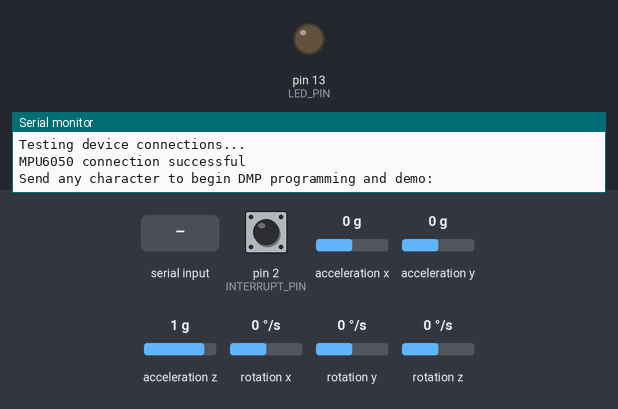
Recording of a sketch running on a simulated Arduino Leonardo, built with avr-gcc and run on an emulated ATmega32U4. Shown: output pins drawn as LEDs (lit = HIGH), the last lines printed to the serial monitor. The test bench sets the inputs (shaded band); at power-on: acceleration x 0 g, acceleration y 0 g, acceleration z 1 g, pin 2 (INTERRUPT_PIN) LOW, rotation x 0 °/s, rotation y 0 °/s, rotation z 0 °/s. The sensor or clock chip raises its interrupt line as the real part does.

Above: at 0.8 s.
0.9 s: "1\n" received over Serial
At 2.0 s:
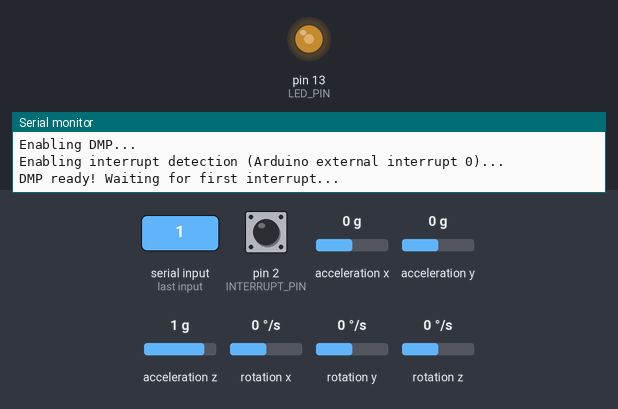
3.9 s: acceleration x set to -1.4 g
6.9 s: acceleration y set to -1.4 g
9.9 s: acceleration z set to -1.4 g
12.9 s: pin 2 (INTERRUPT_PIN) pulled HIGH for 0.15 s
Timing chart, 0 to 20.0 s (numbered marks = the images above; inputs shaded):
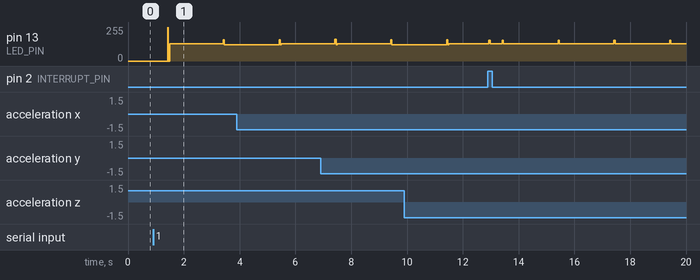

Measured:
- after the input at 0.9 s, pin 13 (LED_PIN): 0/255 → 128/255 after 0.52 s, → 123/255 2.0 s later

The sketch:

MPU6050_DMP6.ino
```cpp
// I2C device class (I2Cdev) demonstration Arduino sketch for MPU6050 class using DMP (MotionApps v2.0)
// 6/21/2012 by Jeff Rowberg <jeff@rowberg.net>
// Updates should (hopefully) always be available at https://github.com/jrowberg/i2cdevlib
//
// Changelog:
//      2013-05-08 - added seamless Fastwire support
//                 - added note about gyro calibration
//      2012-06-21 - added note about Arduino 1.0.1 + Leonardo compatibility error
//      2012-06-20 - improved FIFO overflow handling and simplified read process
//      2012-06-19 - completely rearranged DMP initialization code and simplification
//      2012-06-13 - pull gyro and accel data from FIFO packet instead of reading directly
//      2012-06-09 - fix broken FIFO read sequence and change interrupt detection to RISING
//      2012-06-05 - add gravity-compensated initial reference frame acceleration output
//                 - add 3D math helper file to DMP6 example sketch
//                 - add Euler output and Yaw/Pitch/Roll output formats
//      2012-06-04 - remove accel offset clearing for better results (thanks Sungon Lee)
//      2012-06-01 - fixed gyro sensitivity to be 2000 deg/sec instead of 250
//      2012-05-30 - basic DMP initialization working

/* ============================================
I2Cdev device library code is placed under the MIT license
Copyright (c) 2012 Jeff Rowberg

Permission is hereby granted, free of charge, to any person obtaining a copy
of this software and associated documentation files (the "Software"), to deal
in the Software without restriction, including without limitation the rights
to use, copy, modify, merge, publish, distribute, sublicense, and/or sell
copies of the Software, and to permit persons to whom the Software is
furnished to do so, subject to the following conditions:

The above copyright notice and this permission notice shall be included in
all copies or substantial portions of the Software.

THE SOFTWARE IS PROVIDED "AS IS", WITHOUT WARRANTY OF ANY KIND, EXPRESS OR
IMPLIED, INCLUDING BUT NOT LIMITED TO THE WARRANTIES OF MERCHANTABILITY,
FITNESS FOR A PARTICULAR PURPOSE AND NONINFRINGEMENT. IN NO EVENT SHALL THE
AUTHORS OR COPYRIGHT HOLDERS BE LIABLE FOR ANY CLAIM, DAMAGES OR OTHER
LIABILITY, WHETHER IN AN ACTION OF CONTRACT, TORT OR OTHERWISE, ARISING FROM,
OUT OF OR IN CONNECTION WITH THE SOFTWARE OR THE USE OR OTHER DEALINGS IN
THE SOFTWARE.
===============================================
*/

// I2Cdev and MPU6050 must be installed as libraries, or else the .cpp/.h files
// for both classes must be in the include path of your project
#include "I2Cdev.h"

#include "MPU6050_6Axis_MotionApps20.h"
//#include "MPU6050.h" // not necessary if using MotionApps include file

// Arduino Wire library is required if I2Cdev I2CDEV_ARDUINO_WIRE implementation
// is used in I2Cdev.h
#if I2CDEV_IMPLEMENTATION == I2CDEV_ARDUINO_WIRE
    #include "Wire.h"
#endif

// class default I2C address is 0x68
// specific I2C addresses may be passed as a parameter here
// AD0 low = 0x68 (default for SparkFun breakout and InvenSense evaluation board)
// AD0 high = 0x69
MPU6050 mpu;
//MPU6050 mpu(0x69); // <-- use for AD0 high

/* =========================================================================
   NOTE: In addition to connection 3.3v, GND, SDA, and SCL, this sketch
   depends on the MPU-6050's INT pin being connected to the Arduino's
   external interrupt #0 pin. On the Arduino Uno and Mega 2560, this is
   digital I/O pin 2.
 * ========================================================================= */

/* =========================================================================
   NOTE: Arduino v1.0.1 with the Leonardo board generates a compile error
   when using Serial.write(buf, len). The Teapot output uses this method.
   The solution requires a modification to the Arduino USBAPI.h file, which
   is fortunately simple, but annoying. This will be fixed in the next IDE
   release. For more info, see these links:

   http://arduino.cc/forum/index.php/topic,109987.0.html
   http://code.google.com/p/arduino/issues/detail?id=958
 * ========================================================================= */


// uncomment "OUTPUT_READABLE_QUATERNION" if you want to see the actual
// quaternion components in a [w, x, y, z] format (not best for parsing
// on a remote host such as Processing or something though)
//#define OUTPUT_READABLE_QUATERNION

// uncomment "OUTPUT_READABLE_EULER" if you want to see Euler angles
// (in degrees) calculated from the quaternions coming from the FIFO.
// Note that Euler angles suffer from gimbal lock (for more info, see
// http://en.wikipedia.org/wiki/Gimbal_lock)
//#define OUTPUT_READABLE_EULER

// uncomment "OUTPUT_READABLE_YAWPITCHROLL" if you want to see the yaw/
// pitch/roll angles (in degrees) calculated from the quaternions coming
// from the FIFO. Note this also requires gravity vector calculations.
// Also note that yaw/pitch/roll angles suffer from gimbal lock (for
// more info, see: http://en.wikipedia.org/wiki/Gimbal_lock)
//#define OUTPUT_READABLE_YAWPITCHROLL

// uncomment "OUTPUT_READABLE_REALACCEL" if you want to see acceleration
// components with gravity removed. This acceleration reference frame is
// not compensated for orientation, so +X is always +X according to the
// sensor, just without the effects of gravity. If you want acceleration
// compensated for orientation, us OUTPUT_READABLE_WORLDACCEL instead.
//#define OUTPUT_READABLE_REALACCEL

// uncomment "OUTPUT_READABLE_WORLDACCEL" if you want to see acceleration
// components with gravity removed and adjusted for the world frame of
// reference (yaw is relative to initial orientation, since no magnetometer
// is present in this case). Could be quite handy in some cases.
//#define OUTPUT_READABLE_WORLDACCEL

// uncomment "OUTPUT_TEAPOT" if you want output that matches the
// format used for the InvenSense teapot demo
//#define OUTPUT_TEAPOT


#define INTERRUPT_PIN 2  // use pin 2 on Arduino Uno & most boards
#define LED_PIN 13 // (Arduino is 13, Teensy is 11, Teensy++ is 6)
bool blinkState = false;

// MPU control/status vars
bool dmpReady = false;  // set true if DMP init was successful
uint8_t mpuIntStatus;   // holds actual interrupt status byte from MPU
uint8_t devStatus;      // return status after each device operation (0 = success, !0 = error)
uint16_t packetSize;    // expected DMP packet size (default is 42 bytes)
uint16_t fifoCount;     // count of all bytes currently in FIFO
uint8_t fifoBuffer[64]; // FIFO storage buffer

// orientation/motion vars
Quaternion q;           // [w, x, y, z]         quaternion container
VectorInt16 aa;         // [x, y, z]            accel sensor measurements
VectorInt16 aaReal;     // [x, y, z]            gravity-free accel sensor measurements
VectorInt16 aaWorld;    // [x, y, z]            world-frame accel sensor measurements
VectorFloat gravity;    // [x, y, z]            gravity vector
float euler[3];         // [psi, theta, phi]    Euler angle container
float ypr[3];           // [yaw, pitch, roll]   yaw/pitch/roll container and gravity vector
int iteration = 0;

// packet structure for InvenSense teapot demo
uint8_t teapotPacket[14] = { '$', 0x02, 0,0, 0,0, 0,0, 0,0, 0x00, 0x00, '\r', '\n' };


// first_values
float yaw_0_previous = 0.0;
float yaw_1_previous = 0.0;
float yaw_2_previous = 0.0;

float yaw_0 = 0.0;
float yaw_1 = 0.0;
float yaw_2 = 0.0;

float dyaw_0 = 0.0;
float dyaw_1 = 0.0;
float dyaw_2 = 0.0;

/*unsigned long time_0;
long time_1 = 0;
int dt = 0;*/
// ================================================================
// ===               INTERRUPT DETECTION ROUTINE                ===
// ================================================================

volatile bool mpuInterrupt = false;     // indicates whether MPU interrupt pin has gone high
void dmpDataReady() {
    mpuInterrupt = true;
}


// ================================================================
// ===                      INITIAL SETUP                       ===
// ================================================================

void setup() {
    // join I2C bus (I2Cdev library doesn't do this automatically)
    #if I2CDEV_IMPLEMENTATION == I2CDEV_ARDUINO_WIRE
        Wire.begin();
        Wire.setClock(400000); // 400kHz I2C clock. Comment this line if having compilation difficulties
    #elif I2CDEV_IMPLEMENTATION == I2CDEV_BUILTIN_FASTWIRE
        Fastwire::setup(400, true);
    #endif

    // initialize serial communication
    // (115200 chosen because it is required for Teapot Demo output, but it's
    // really up to you depending on your project)
    Serial.begin(115200);
    while (!Serial); // wait for Leonardo enumeration, others continue immediately

    // NOTE: 8MHz or slower host processors, like the Teensy @ 3.3V or Arduino
    // Pro Mini running at 3.3V, cannot handle this baud rate reliably due to
    // the baud timing being too misaligned with processor ticks. You must use
    // 38400 or slower in these cases, or use some kind of external separate
    // crystal solution for the UART timer.

    // initialize device
    Serial.println(F("Initializing I2C devices..."));
    mpu.initialize();
    pinMode(INTERRUPT_PIN, INPUT);

    // verify connection
    Serial.println(F("Testing device connections..."));
    Serial.println(mpu.testConnection() ? F("MPU6050 connection successful") : F("MPU6050 connection failed"));

    // wait for ready
    Serial.println(F("\nSend any character to begin DMP programming and demo: "));
    while (Serial.available() && Serial.read()); // empty buffer
    while (!Serial.available());                 // wait for data
    while (Serial.available() && Serial.read()); // empty buffer again

    // load and configure the DMP
    Serial.println(F("Initializing DMP..."));
    devStatus = mpu.dmpInitialize();

    // supply your own gyro offsets here, scaled for min sensitivity
    mpu.setXGyroOffset(220);
    mpu.setYGyroOffset(76);
    mpu.setZGyroOffset(-85);
    mpu.setZAccelOffset(1788); // 1688 factory default for my test chip

    // make sure it worked (returns 0 if so)
    if (devStatus == 0) {
        // turn on the DMP, now that it's ready
        Serial.println(F("Enabling DMP..."));
        mpu.setDMPEnabled(true);

        // enable Arduino interrupt detection
        Serial.println(F("Enabling interrupt detection (Arduino external interrupt 0)..."));
        attachInterrupt(digitalPinToInterrupt(INTERRUPT_PIN), dmpDataReady, RISING);
        mpuIntStatus = mpu.getIntStatus();

        // set our DMP Ready flag so the main loop() function knows it's okay to use it
        Serial.println(F("DMP ready! Waiting for first interrupt..."));
        dmpReady = true;

        // get expected DMP packet size for later comparison
        packetSize = mpu.dmpGetFIFOPacketSize();
    } else {
        // ERROR!
        // 1 = initial memory load failed
        // 2 = DMP configuration updates failed
        // (if it's going to break, usually the code will be 1)
        Serial.print(F("DMP Initialization failed (code "));
        Serial.print(devStatus);
        Serial.println(F(")"));
    }

    mpu.dmpGetQuaternion(&q, fifoBuffer);
    mpu.dmpGetGravity(&gravity, &q);
    mpu.dmpGetYawPitchRoll(ypr, &q, &gravity);mpu.dmpGetQuaternion(&q, fifoBuffer);
    mpu.dmpGetGravity(&gravity, &q);
    mpu.dmpGetYawPitchRoll(ypr, &q, &gravity);

    yaw_0_previous = ypr[0] * 180/M_PI;
    yaw_1_previous = ypr[1] * 180/M_PI;
    yaw_2_previous = ypr[2] * 180/M_PI;
    // configure LED for output
    pinMode(LED_PIN, OUTPUT);
}


// ================================================================
// ===                    MAIN PROGRAM LOOP                     ===
// ================================================================

void loop() {
    // if programming failed, don't try to do anything
    if (!dmpReady) return;

    // wait for MPU interrupt or extra packet(s) available
    while (!mpuInterrupt && fifoCount < packetSize) {
        // other program behavior stuff here
        // .
        // .
        // .
        // if you are really paranoid you can frequently test in between other
        // stuff to see if mpuInterrupt is true, and if so, "break;" from the
        // while() loop to immediately process the MPU data
        // .
        // .
        // .
    }

    // reset interrupt flag and get INT_STATUS byte
    mpuInterrupt = false;
    mpuIntStatus = mpu.getIntStatus();

    // get current FIFO count
    fifoCount = mpu.getFIFOCount();

    // check for overflow (this should never happen unless our code is too inefficient)
    if ((mpuIntStatus & 0x10) || fifoCount == 1024) {
        // reset so we can continue cleanly
        mpu.resetFIFO();
        Serial.println(F("FIFO overflow!"));

    // otherwise, check for DMP data ready interrupt (this should happen frequently)
    } else if (mpuIntStatus & 0x02) {
        // wait for correct available data length, should be a VERY short wait
        while (fifoCount < packetSize) fifoCount = mpu.getFIFOCount();

        // read a packet from FIFO
        mpu.getFIFOBytes(fifoBuffer, packetSize);

        // track FIFO count here in case there is > 1 packet available
        // (this lets us immediately read more without waiting for an interrupt)
        fifoCount -= packetSize;


        #ifdef OUTPUT_READABLE_YAWPITCHROLL
            // display Euler angles in degrees
            mpu.dmpGetQuaternion(&q, fifoBuffer);
            mpu.dmpGetGravity(&gravity, &q);
            mpu.dmpGetYawPitchRoll(ypr, &q, &gravity);
            Serial.print("ypr\t");
            Serial.print(ypr[0] * 180/M_PI - yaw_1);
            yaw_0 = ypr[0] * 180/M_PI;
            Serial.print("\t");
            Serial.print(ypr[1] * 180/M_PI - yaw_2);
            yaw_1 = ypr[1] * 180/M_PI;
            Serial.print("\t");
            Serial.println(ypr[2] * 180/M_PI - yaw_3);
            yaw_2 = ypr[2] * 180/M_PI;
        #endif

        iteration += 1;
        if (iteration == 200){
          /*time_0 = millis();
          dt = time_0 - time_1;
          time_1 = time_0;*/

          mpu.dmpGetQuaternion(&q, fifoBuffer);
          mpu.dmpGetGravity(&gravity, &q);
          mpu.dmpGetYawPitchRoll(ypr, &q, &gravity);
          yaw_0 = ypr[0] * 180/M_PI;
          yaw_1 = ypr[1] * 180/M_PI;
          yaw_2 = ypr[2] * 180/M_PI;

          dyaw_0 = yaw_0 - yaw_0_previous;
          dyaw_1 = yaw_1 - yaw_1_previous;
          dyaw_2 = yaw_2 - yaw_2_previous;
          Serial.print(dyaw_0);
          Serial.print("\t");
          Serial.print(dyaw_1);
          Serial.print("\t");
          Serial.println(dyaw_2);

          yaw_0_previous = yaw_0;
          yaw_1_previous = yaw_1;
          yaw_2_previous = yaw_2;

          iteration = 0;
        }
        #ifdef OUTPUT_TEAPOT
            // display quaternion values in InvenSense Teapot demo format:
            teapotPacket[2] = fifoBuffer[0];
            teapotPacket[3] = fifoBuffer[1];
            teapotPacket[4] = fifoBuffer[4];
            teapotPacket[5] = fifoBuffer[5];
            teapotPacket[6] = fifoBuffer[8];
            teapotPacket[7] = fifoBuffer[9];
            teapotPacket[8] = fifoBuffer[12];
            teapotPacket[9] = fifoBuffer[13];
            Serial.write(teapotPacket, 14);
            teapotPacket[11]++; // packetCount, loops at 0xFF on purpose
        #endif

        // blink LED to indicate activity
        blinkState = !blinkState;
        digitalWrite(LED_PIN, blinkState);
    }
}
```
